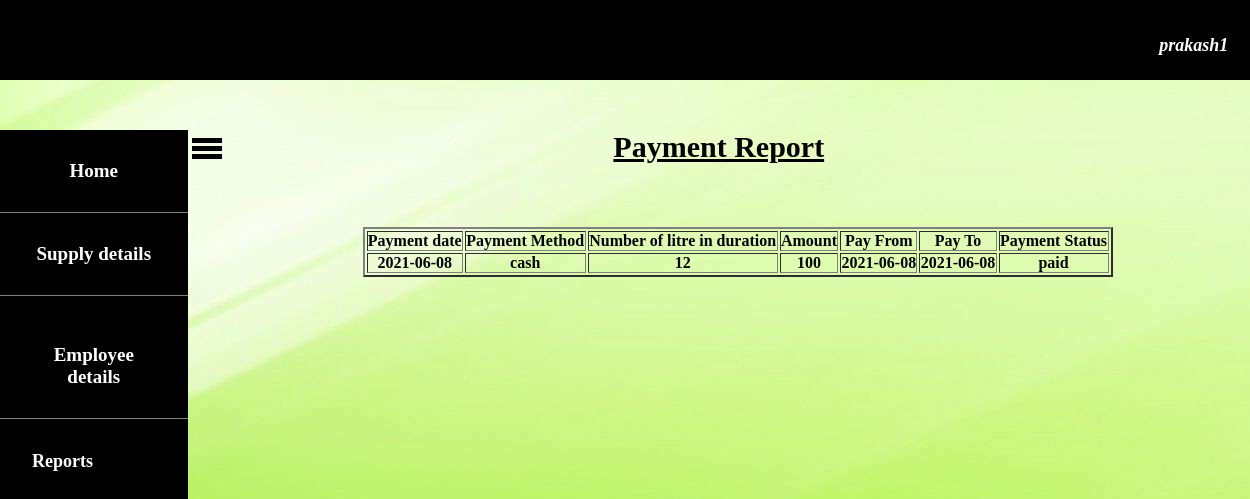
The page /payrepsup.php (signed in) on the database its author committed.
### tables this page shows
CREATE TABLE `payment` (
  `pay` varchar(20) NOT NULL,
  `Username` varchar(15) NOT NULL,
  `ptype` varchar(10) NOT NULL,
  `pmethod` varchar(10) NOT NULL,
  `amtlit` varchar(20) NOT NULL,
  `amt` varchar(20) NOT NULL,
  `payd` date NOT NULL,
  `payf` date NOT NULL,
  `payt` date NOT NULL
);

### session.php (called while the page is built, shortened)
<?php
$p=$_SESSION['username'];
?>

### payrepsup.php (the view, shortened to what this page needs)
<!DOCTYPE html>
<html>
<head>
</head>
<body style="background-image: url(images/66773.jpg);">
<?php
include "includes/headersup.php";
include "navsup.php";
?>
<p style="text-align: center;font-size: 30px;margin-top: 4%;margin-left: 15%;"><b><u>Payment Report</u></b></p>
<table border="2" style="width: 60%;text-align: center;margin-top: 5%;margin-left: 29%;">
		<tr>
			 <th>Payment date</th>
             <th>Payment Method</th>
             <th>Number of litre in duration</th>
             <th>Amount</th>
             <th>Pay From</th>
             <th>Pay To</th>
             <th>Payment Status</th>
		</tr>
<?php
$conn=mysqli_connect("localhost","root","","milkcompany") or die("connection failed");
$query="select * from payment where Username='$p' and pay='supplier'";
$data=mysqli_query($conn,$query);
$total=mysqli_num_rows($data);
if($total!=0)
{
	while ($result=mysqli_fetch_assoc($data))
	{
		echo "
		<tr>
		<td>".$result['payd']."</td>
		<td>".$result['pmethod']."</td>
		<td>".$result['amtlit']."</td>
		<td>".$result['amt']."</td>
		<td> ".$result['payf']." </td>
		<td> ".$result['payt']." </td>
		<td>".$result['ptype']."</td>
		</tr>";
	}
}
else
{
	 ?> <p style="color: red;margin-left: 52%;margin-top: 10px">*No records found</p><?php
}
?>
</table>
</body>
</html>

### css/style2.css (style rules this page uses)
* { margin: 0; padding: 0; }

### rows shown on the page
payment: payd "2021-06-08", pmethod "cash", amtlit "12", amt "100", payf "2021-06-08", payt "2021-06-08", ptype "paid"

### other values the page prints
$p "prakash1"
